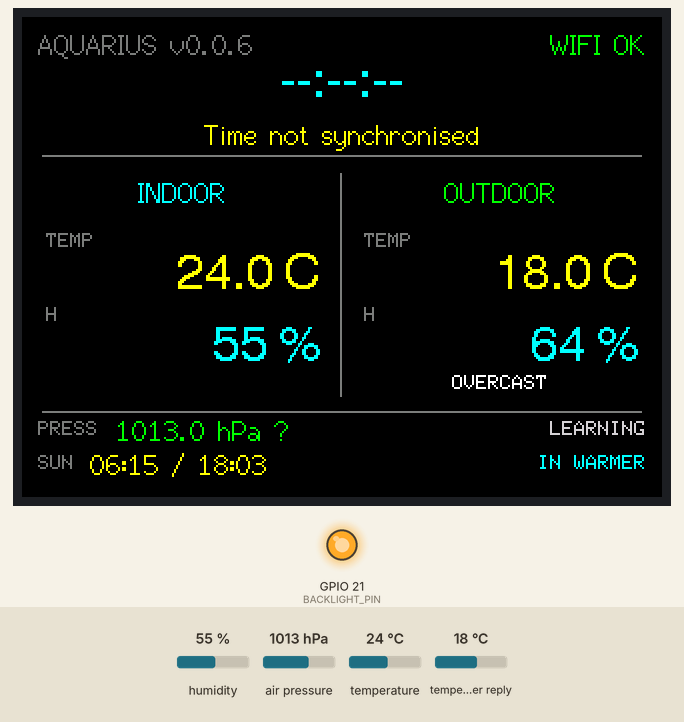
Recording of a sketch running on a simulated ESP32. Parts: 320×240 colour display, output pins drawn as LEDs (lit = HIGH). Wiring (inferred from the names in the program): BME280 sensor at I2C address 0x76. Inputs (shaded band) come from the test bench; at power-on: temperature 24 °C, humidity 55 %, air pressure 1013 hPa, temperature in the weather reply 18 °C. WiFi joins after 1.5 s; servers stay silent unless stated; the local clock reads 2024-03-15 10:24:30 at power-on unless the sketch sets it; web services answer with replies made up by the test bench; what the sketch prints to the serial monitor is not drawn.

Above: at 12.7 s.
12.8 s: temperature set to 12 °C
At 15.0 s:
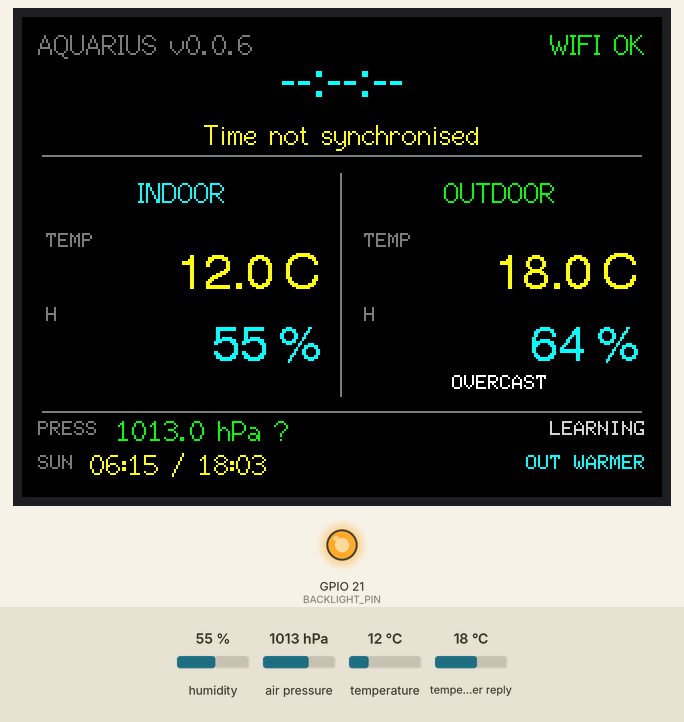
15.8 s: humidity set to 22 %
At 18.1 s:
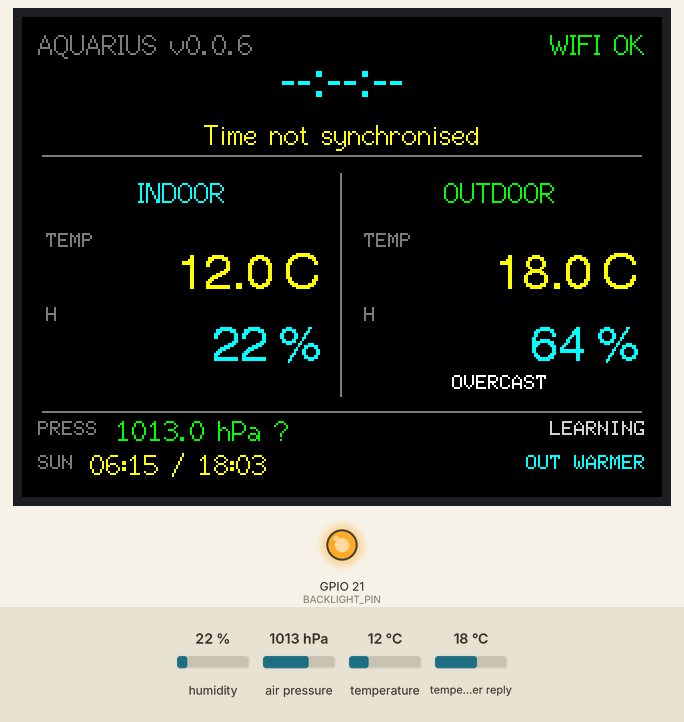
18.8 s: air pressure set to 952 hPa
At 19.9 s:
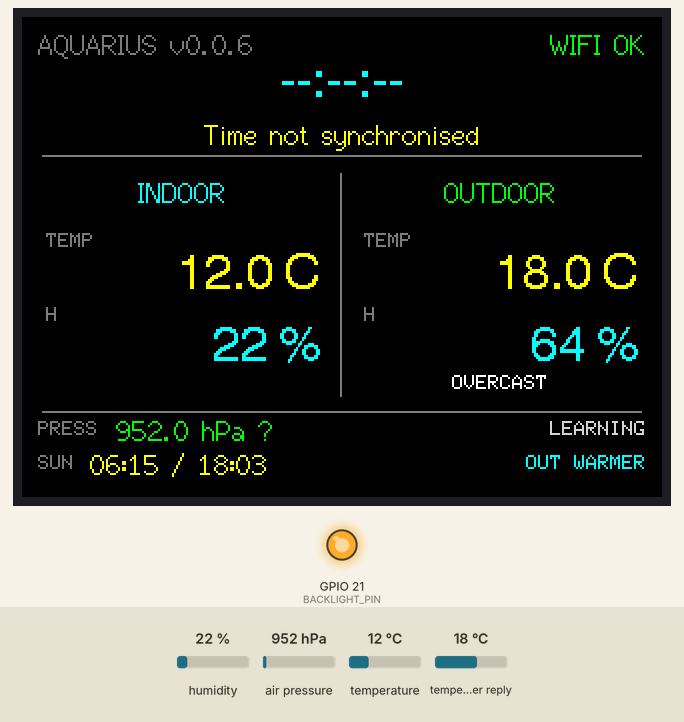
21.8 s: humidity set to 40 %
At 25.0 s:
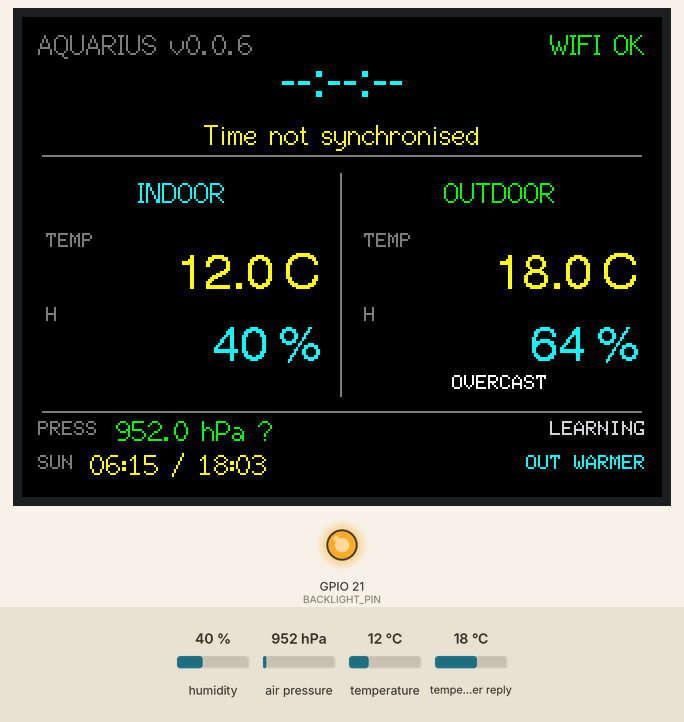
25.6 s: air pressure set to 975 hPa
Timing chart, 0 to 28.6 s (numbered marks = the images above; inputs shaded):
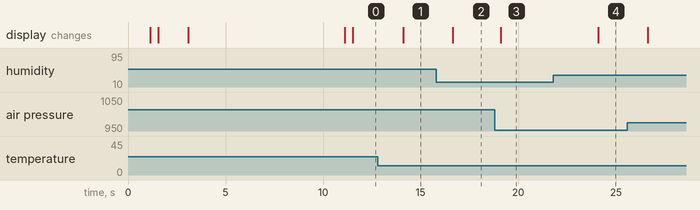

Measured:
- after the input at 12.8 s, the display: changes after 1.3 s (image 1)
- after the input at 15.8 s, the display: changes after 0.84 s (image 2)
- after the input at 18.8 s, the display: changes after 0.31 s (image 3)
- after the input at 21.8 s, the display: changes after 2.3 s (image 4)

The sketch:

Aquarius_v0.0.6.ino
```cpp
/*
 * Aquarius v0.0.6 — Open-Meteo outdoor weather
 *
 * Adds:
 *   - current outdoor temperature
 *   - current outdoor humidity
 *   - WMO weather condition
 *   - indoor/outdoor dashboard
 *
 * Open-Meteo location is configured in AquariusConfig.h.
 */

#include <Arduino.h>
#include <TFT_eSPI.h>

#include "AquariusConfig.h"
#include "IndoorSensor.h"
#include "TimeService.h"
#include "WeatherService.h"
#include "PressureTrend.h"

namespace {

constexpr uint8_t I2C_SDA_PIN = 22;
constexpr uint8_t I2C_SCL_PIN = 27;
constexpr uint8_t BACKLIGHT_PIN = 21;

TFT_eSPI tft;
IndoorSensor indoorSensor;
TimeService timeService;
WeatherService weatherService;
PressureTrend pressureTrend;

unsigned long lastSensorUpdateMs = 0;
unsigned long lastClockUpdateMs = 0;

void initialiseDisplay() {
  pinMode(BACKLIGHT_PIN, OUTPUT);
  digitalWrite(BACKLIGHT_PIN, HIGH);

  tft.init();
  tft.setRotation(1);
  tft.fillScreen(TFT_BLACK);
}

void drawBootLine(const String& text, int y, uint16_t colour) {
  tft.setTextDatum(MC_DATUM);
  tft.setTextColor(colour, TFT_BLACK);
  tft.fillRect(10, y - 10, 300, 22, TFT_BLACK);
  tft.drawString(text, 160, y, 2);
}

void drawBootScreen() {
  tft.fillScreen(TFT_BLACK);
  tft.setTextDatum(MC_DATUM);

  tft.setTextColor(TFT_CYAN, TFT_BLACK);
  tft.drawString("AQUARIUS", 160, 48, 4);

  tft.setTextColor(TFT_WHITE, TFT_BLACK);
  tft.drawString("Indoor + Outdoor Weather", 160, 83, 2);

  tft.setTextColor(TFT_DARKGREY, TFT_BLACK);
  tft.drawString("v0.0.5", 160, 108, 2);

  drawBootLine("Initialising sensors...", 148, TFT_LIGHTGREY);
}

void drawMainFrame() {
  tft.fillScreen(TFT_BLACK);

  tft.drawFastHLine(10, 69, 300, TFT_DARKGREY);
  tft.drawFastVLine(159, 78, 112, TFT_DARKGREY);
  tft.drawFastHLine(10, 197, 300, TFT_DARKGREY);

  tft.setTextDatum(MC_DATUM);

  tft.setTextColor(TFT_CYAN, TFT_BLACK);
  tft.drawString("INDOOR", 80, 88, 2);

  tft.setTextColor(TFT_GREEN, TFT_BLACK);
  tft.drawString("OUTDOOR", 239, 88, 2);

  tft.setTextDatum(TL_DATUM);
  tft.setTextColor(TFT_DARKGREY, TFT_BLACK);
  tft.drawString("TEMP", 12, 108, 1);
  tft.drawString("HUM", 12, 145, 1);

  tft.drawString("TEMP", 171, 108, 1);
  tft.drawString("HUM", 171, 145, 1);
}

void drawHeader() {
  const ClockReading& clock = timeService.reading();

  tft.fillRect(0, 0, 320, 67, TFT_BLACK);

  tft.setTextDatum(TL_DATUM);
  tft.setTextColor(TFT_DARKGREY, TFT_BLACK);
  tft.drawString("AQUARIUS v0.0.6", 8, 6, 2);

  tft.setTextDatum(TR_DATUM);
  tft.setTextColor(
      timeService.wifiConnected() ? TFT_GREEN : TFT_RED,
      TFT_BLACK);
  tft.drawString(
      timeService.wifiConnected() ? "WIFI OK" : "WIFI --",
      312,
      6,
      2);

  tft.setTextDatum(MC_DATUM);
  tft.setTextColor(TFT_CYAN, TFT_BLACK);
  tft.drawString(clock.timeText, 160, 34, 4);

  tft.setTextColor(
      clock.valid ? TFT_WHITE : TFT_YELLOW,
      TFT_BLACK);
  tft.drawString(clock.dateText, 160, 59, 2);
}

void drawIndoor() {
  const IndoorReading& r = indoorSensor.reading();

  tft.fillRect(18, 118, 133, 66, TFT_BLACK);
  tft.setTextDatum(TR_DATUM);

  tft.setTextColor(
      r.temperatureValid ? TFT_YELLOW : TFT_DARKGREY,
      TFT_BLACK);
  tft.drawString(
      r.temperatureValid
          ? String(r.temperatureC, 1) + " C"
          : "--.- C",
      149,
      117,
      4);

  tft.setTextColor(
      r.humidityValid ? TFT_CYAN : TFT_DARKGREY,
      TFT_BLACK);
  tft.drawString(
      r.humidityValid
          ? String(r.humidityPct, 0) + " %"
          : "-- %",
      149,
      153,
      4);
}

void drawOutdoor() {
  const OutdoorReading& r = weatherService.reading();

  tft.fillRect(177, 118, 133, 68, TFT_BLACK);
  tft.setTextDatum(TR_DATUM);

  tft.setTextColor(
      r.valid ? TFT_YELLOW : TFT_DARKGREY,
      TFT_BLACK);
  tft.drawString(
      r.valid
          ? String(r.temperatureC, 1) + " C"
          : "--.- C",
      308,
      117,
      4);

  tft.setTextColor(
      r.valid ? TFT_CYAN : TFT_DARKGREY,
      TFT_BLACK);
  tft.drawString(
      r.valid
          ? String(r.humidityPct, 0) + " %"
          : "-- %",
      308,
      153,
      4);

  tft.setTextDatum(MC_DATUM);
  tft.setTextColor(
      r.valid ? TFT_WHITE : TFT_DARKGREY,
      TFT_BLACK);
  tft.drawString(
      r.valid ? r.conditionText : "WAITING...",
      239,
      183,
      1);
}


const char* comparisonText(float indoor, float outdoor) {
  if (isnan(indoor) || isnan(outdoor)) return "";
  const float difference = indoor - outdoor;
  if (difference > 0.5F) return "IN WARMER";
  if (difference < -0.5F) return "OUT WARMER";
  return "TEMP SIMILAR";
}

void drawFooter() {
  const IndoorReading& indoor = indoorSensor.reading();
  const OutdoorReading& outdoor = weatherService.reading();

  tft.fillRect(0, 198, 320, 42, TFT_BLACK);

  tft.setTextDatum(TL_DATUM);
  tft.setTextColor(TFT_DARKGREY, TFT_BLACK);
  tft.drawString("PRESS", 8, 202, 1);

  tft.setTextColor(
      indoor.pressureValid ? TFT_GREEN : TFT_DARKGREY,
      TFT_BLACK);
  tft.drawString(
      indoor.pressureValid
          ? String(indoor.pressureHpa, 1) + " hPa " +
                pressureTrend.symbol()
          : "---- hPa",
      47, 199, 2);

  tft.setTextDatum(TR_DATUM);
  tft.setTextColor(TFT_LIGHTGREY, TFT_BLACK);
  tft.drawString(pressureTrend.label(), 312, 202, 1);

  tft.setTextDatum(TL_DATUM);
  tft.setTextColor(TFT_DARKGREY, TFT_BLACK);
  tft.drawString("SUN", 8, 219, 1);

  tft.setTextColor(TFT_YELLOW, TFT_BLACK);
  tft.drawString(
      String(outdoor.sunriseText) + " / " + outdoor.sunsetText,
      34, 216, 2);

  tft.setTextDatum(TR_DATUM);
  tft.setTextColor(TFT_CYAN, TFT_BLACK);
  tft.drawString(
      outdoor.valid && indoor.temperatureValid
          ? comparisonText(indoor.temperatureC, outdoor.temperatureC)
          : AQUARIUS_LOCATION_NAME,
      312, 219, 1);
}

void printStatus() {
  const IndoorReading& indoor = indoorSensor.reading();
  const OutdoorReading& outdoor = weatherService.reading();

  Serial.println("----------------------------------------");
  Serial.printf("Wi-Fi             : %s\n",
                timeService.wifiConnected() ? "connected" : "disconnected");
  Serial.printf("Indoor sensor     : %s\n",
                indoorSensor.barometricName());

  if (indoor.temperatureValid) {
    Serial.printf("Indoor temperature: %.2f C [%s]\n",
                  indoor.temperatureC,
                  indoor.temperatureSource);
  }

  if (indoor.humidityValid) {
    Serial.printf("Indoor humidity   : %.2f %%RH [%s]\n",
                  indoor.humidityPct,
                  indoor.humiditySource);
  } else {
    Serial.println("Indoor humidity   : unavailable");
  }

  if (indoor.pressureValid) {
    Serial.printf("Indoor pressure   : %.2f hPa [%s]\n",
                  indoor.pressureHpa,
                  indoor.pressureSource);
  }

  if (outdoor.valid) {
    Serial.printf("Outdoor temp      : %.2f C\n", outdoor.temperatureC);
    Serial.printf("Outdoor humidity  : %.0f %%RH\n", outdoor.humidityPct);
    Serial.printf("Outdoor condition : %s (WMO %d)\n",
                  outdoor.conditionText,
                  outdoor.weatherCode);
    Serial.printf("Outdoor wind      : %.1f km/h\n", outdoor.windSpeedKmh);
    Serial.printf("Sunrise / sunset  : %s / %s\n", outdoor.sunriseText, outdoor.sunsetText);
  } else {
    Serial.println("Outdoor weather   : unavailable");
  }

  if (indoor.pressureValid) {
    Serial.printf("Pressure trend    : %s (%+.2f hPa, %u samples)\n",
                  pressureTrend.label(), pressureTrend.changeHpa(),
                  pressureTrend.sampleCount());
  }
}

}  // namespace

void setup() {
  Serial.begin(115200);
  delay(800);

  Serial.println();
  Serial.println("========================================");
  Serial.println(" AQUARIUS v0.0.6");
  Serial.println(" Open-Meteo outdoor weather build");
  Serial.println("========================================");

  initialiseDisplay();
  drawBootScreen();

  indoorSensor.begin(Wire, I2C_SDA_PIN, I2C_SCL_PIN);

  drawBootLine(
      String("Sensor: ") + indoorSensor.barometricName(),
      148,
      indoorSensor.hasAnySensor() ? TFT_GREEN : TFT_RED);

  delay(400);
  drawBootLine("Connecting Wi-Fi...", 175, TFT_LIGHTGREY);
  timeService.begin();

  drawBootLine(
      timeService.wifiConnected()
          ? "Wi-Fi connected"
          : "Wi-Fi unavailable",
      175,
      timeService.wifiConnected() ? TFT_GREEN : TFT_RED);

  const unsigned long syncStart = millis();
  while (!timeService.timeValid() &&
         millis() - syncStart < 8000UL) {
    timeService.update();
    delay(250);
  }

  drawBootLine("Fetching outdoor weather...", 202, TFT_LIGHTGREY);
  weatherService.begin();

  if (indoorSensor.reading().pressureValid) {
    pressureTrend.begin(indoorSensor.reading().pressureHpa);
  }

  drawMainFrame();
  drawHeader();
  drawIndoor();
  drawOutdoor();
  drawFooter();
  printStatus();

  lastSensorUpdateMs = millis();
  lastClockUpdateMs = millis();
}

void loop() {
  const unsigned long now = millis();

  if (now - lastClockUpdateMs >= AQUARIUS_CLOCK_INTERVAL_MS) {
    lastClockUpdateMs = now;
    timeService.update();
    weatherService.update();
    drawHeader();
  }

  if (now - lastSensorUpdateMs >= AQUARIUS_SENSOR_INTERVAL_MS) {
    lastSensorUpdateMs = now;

    indoorSensor.update();
    if (indoorSensor.reading().pressureValid) {
      pressureTrend.update(indoorSensor.reading().pressureHpa);
    }
    drawIndoor();
    drawOutdoor();
    drawFooter();
    printStatus();
  }
}
```

IndoorSensor.cpp
```cpp
#include "IndoorSensor.h"

namespace {
constexpr uint8_t CHIP_ID_REGISTER = 0xD0;
}

IndoorSensor::IndoorSensor()
#if AQUARIUS_ENABLE_DHT
    : dht_(AQUARIUS_DHT_PIN, DHT22)
#endif
{
}

bool IndoorSensor::begin(TwoWire& wire, uint8_t sdaPin, uint8_t sclPin) {
  wire_ = &wire;
  wire_->begin(sdaPin, sclPin);
  wire_->setClock(100000);

  const bool baroFound = beginBarometric();

#if AQUARIUS_ENABLE_DHT
  dht_.begin();
  delay(2100);
  readDht();
#endif

  update();
  return baroFound || dhtResponding_;
}

bool IndoorSensor::update() {
  readBarometric();

#if AQUARIUS_ENABLE_DHT
  readDht();
#endif

  combineReadings();

  return reading_.temperatureValid ||
         reading_.humidityValid ||
         reading_.pressureValid;
}

const char* IndoorSensor::barometricName() const {
  switch (barometricType_) {
    case BarometricSensorType::BME280: return "BME280";
    case BarometricSensorType::BMP280: return "BMP280";
    default: return "NONE";
  }
}

bool IndoorSensor::hasAnySensor() const {
  return barometricType_ != BarometricSensorType::None || dhtResponding_;
}

bool IndoorSensor::dhtEnabled() const {
#if AQUARIUS_ENABLE_DHT
  return true;
#else
  return false;
#endif
}

bool IndoorSensor::beginBarometric() {
  return beginBarometricAt(0x76) || beginBarometricAt(0x77);
}

bool IndoorSensor::beginBarometricAt(uint8_t address) {
  if (!addressResponds(address)) {
    return false;
  }

  const uint8_t id = readRegister(address, CHIP_ID_REGISTER);
  Serial.printf("I2C device 0x%02X reports chip ID 0x%02X\n", address, id);

  if (id == 0x60 && bme_.begin(address, wire_)) {
    barometricType_ = BarometricSensorType::BME280;
    barometricAddress_ = address;
    return true;
  }

  if ((id == 0x56 || id == 0x57 || id == 0x58) && bmp_.begin(address)) {
    barometricType_ = BarometricSensorType::BMP280;
    barometricAddress_ = address;
    return true;
  }

  return false;
}

uint8_t IndoorSensor::readRegister(uint8_t address, uint8_t reg) {
  wire_->beginTransmission(address);
  wire_->write(reg);

  if (wire_->endTransmission(false) != 0) {
    return 0xFF;
  }

  if (wire_->requestFrom((int)address, 1, true) != 1) {
    return 0xFF;
  }

  return wire_->available() ? wire_->read() : 0xFF;
}

bool IndoorSensor::addressResponds(uint8_t address) {
  wire_->beginTransmission(address);
  return wire_->endTransmission() == 0;
}

void IndoorSensor::readBarometric() {
  baroTemperatureC_ = NAN;
  baroHumidityPct_ = NAN;
  baroPressureHpa_ = NAN;

  if (barometricType_ == BarometricSensorType::BME280) {
    baroTemperatureC_ = bme_.readTemperature();
    baroHumidityPct_ = bme_.readHumidity();
    baroPressureHpa_ = bme_.readPressure() / 100.0F;
  } else if (barometricType_ == BarometricSensorType::BMP280) {
    baroTemperatureC_ = bmp_.readTemperature();
    baroPressureHpa_ = bmp_.readPressure() / 100.0F;
  }
}

void IndoorSensor::readDht() {
#if AQUARIUS_ENABLE_DHT
  dhtTemperatureC_ = dht_.readTemperature();
  dhtHumidityPct_ = dht_.readHumidity();
  dhtResponding_ =
      !isnan(dhtTemperatureC_) &&
      !isnan(dhtHumidityPct_);
#else
  dhtTemperatureC_ = NAN;
  dhtHumidityPct_ = NAN;
  dhtResponding_ = false;
#endif
}

void IndoorSensor::combineReadings() {
  reading_ = IndoorReading();

  if (barometricType_ == BarometricSensorType::BME280) {
    if (!isnan(baroTemperatureC_)) {
      reading_.temperatureC = baroTemperatureC_;
      reading_.temperatureValid = true;
      reading_.temperatureSource = "BME280";
    }

    if (!isnan(baroHumidityPct_)) {
      reading_.humidityPct = baroHumidityPct_;
      reading_.humidityValid = true;
      reading_.humiditySource = "BME280";
    }

    if (!isnan(baroPressureHpa_)) {
      reading_.pressureHpa = baroPressureHpa_;
      reading_.pressureValid = true;
      reading_.pressureSource = "BME280";
    }

    return;
  }

  if (dhtResponding_) {
    reading_.temperatureC = dhtTemperatureC_;
    reading_.temperatureValid = true;
    reading_.temperatureSource = "DHT22";

    reading_.humidityPct = dhtHumidityPct_;
    reading_.humidityValid = true;
    reading_.humiditySource = "DHT22";
  } else if (!isnan(baroTemperatureC_)) {
    reading_.temperatureC = baroTemperatureC_;
    reading_.temperatureValid = true;
    reading_.temperatureSource = "BMP280";
  }

  if (!isnan(baroPressureHpa_)) {
    reading_.pressureHpa = baroPressureHpa_;
    reading_.pressureValid = true;
    reading_.pressureSource = "BMP280";
  }
}
```

IndoorSensor.h
```cpp
#pragma once

#include <Arduino.h>
#include <Wire.h>
#include <Adafruit_BME280.h>
#include <Adafruit_BMP280.h>
#include "AquariusConfig.h"

#if AQUARIUS_ENABLE_DHT
#include <DHT.h>
#endif

enum class BarometricSensorType : uint8_t { None, BME280, BMP280 };

struct IndoorReading {
  float temperatureC = NAN;
  float humidityPct = NAN;
  float pressureHpa = NAN;

  bool temperatureValid = false;
  bool humidityValid = false;
  bool pressureValid = false;

  const char* temperatureSource = "NONE";
  const char* humiditySource = "NONE";
  const char* pressureSource = "NONE";
};

class IndoorSensor {
 public:
  IndoorSensor();

  bool begin(TwoWire& wire, uint8_t sdaPin, uint8_t sclPin);
  bool update();

  const IndoorReading& reading() const { return reading_; }

  BarometricSensorType barometricType() const { return barometricType_; }
  const char* barometricName() const;
  uint8_t barometricAddress() const { return barometricAddress_; }

  bool hasAnySensor() const;
  bool dhtEnabled() const;
  bool dhtResponding() const { return dhtResponding_; }

 private:
  bool beginBarometric();
  bool beginBarometricAt(uint8_t address);
  uint8_t readRegister(uint8_t address, uint8_t reg);
  bool addressResponds(uint8_t address);

  void readBarometric();
  void readDht();
  void combineReadings();

  TwoWire* wire_ = nullptr;

  Adafruit_BME280 bme_;
  Adafruit_BMP280 bmp_;

#if AQUARIUS_ENABLE_DHT
  DHT dht_;
#endif

  BarometricSensorType barometricType_ = BarometricSensorType::None;
  uint8_t barometricAddress_ = 0;
  bool dhtResponding_ = false;

  float baroTemperatureC_ = NAN;
  float baroHumidityPct_ = NAN;
  float baroPressureHpa_ = NAN;

  float dhtTemperatureC_ = NAN;
  float dhtHumidityPct_ = NAN;

  IndoorReading reading_;
};
```

PressureTrend.cpp
```cpp
#include "PressureTrend.h"

void PressureTrend::begin(float pressureHpa) {
  if (!isnan(pressureHpa)) {
    addSample(pressureHpa);
  }
}

void PressureTrend::update(float pressureHpa) {
  if (isnan(pressureHpa)) return;

  const unsigned long now = millis();
  if (count_ == 0 ||
      now - lastSampleMs_ >= AQUARIUS_PRESSURE_SAMPLE_INTERVAL_MS) {
    addSample(pressureHpa);
  }
}

void PressureTrend::addSample(float pressureHpa) {
  samples_[nextIndex_] = pressureHpa;
  nextIndex_ = (nextIndex_ + 1) % AQUARIUS_PRESSURE_HISTORY_SIZE;
  if (count_ < AQUARIUS_PRESSURE_HISTORY_SIZE) count_++;
  lastSampleMs_ = millis();
}

float PressureTrend::changeHpa() const {
  if (count_ < 2) return 0.0F;

  const uint8_t oldestIndex =
      count_ < AQUARIUS_PRESSURE_HISTORY_SIZE ? 0 : nextIndex_;
  const uint8_t newestIndex =
      (nextIndex_ + AQUARIUS_PRESSURE_HISTORY_SIZE - 1) %
      AQUARIUS_PRESSURE_HISTORY_SIZE;

  return samples_[newestIndex] - samples_[oldestIndex];
}

PressureTrendDirection PressureTrend::direction() const {
  if (count_ < 3) return PressureTrendDirection::Learning;

  const float delta = changeHpa();
  if (delta > AQUARIUS_PRESSURE_TREND_THRESHOLD_HPA)
    return PressureTrendDirection::Rising;
  if (delta < -AQUARIUS_PRESSURE_TREND_THRESHOLD_HPA)
    return PressureTrendDirection::Falling;
  return PressureTrendDirection::Steady;
}

const char* PressureTrend::label() const {
  switch (direction()) {
    case PressureTrendDirection::Rising: return "RISING";
    case PressureTrendDirection::Falling: return "FALLING";
    case PressureTrendDirection::Steady: return "STEADY";
    default: return "LEARNING";
  }
}

const char* PressureTrend::symbol() const {
  switch (direction()) {
    case PressureTrendDirection::Rising: return "^";
    case PressureTrendDirection::Falling: return "v";
    case PressureTrendDirection::Steady: return "-";
    default: return "?";
  }
}
```

PressureTrend.h
```cpp
#pragma once
#include <Arduino.h>
#include "AquariusConfig.h"

enum class PressureTrendDirection : uint8_t {
  Learning,
  Falling,
  Steady,
  Rising
};

class PressureTrend {
 public:
  void begin(float pressureHpa);
  void update(float pressureHpa);

  PressureTrendDirection direction() const;
  float changeHpa() const;
  const char* label() const;
  const char* symbol() const;
  uint8_t sampleCount() const { return count_; }

 private:
  void addSample(float pressureHpa);

  float samples_[AQUARIUS_PRESSURE_HISTORY_SIZE] = {};
  uint8_t count_ = 0;
  uint8_t nextIndex_ = 0;
  unsigned long lastSampleMs_ = 0;
};
```

Secrets.example.h
```cpp
#pragma once

#define AQUARIUS_WIFI_SSID "YOUR_WIFI_NAME"
#define AQUARIUS_WIFI_PASSWORD "YOUR_WIFI_PASSWORD"
```

Source omitted: TimeService.cpp (2825 bytes), TimeService.h (705 bytes), WeatherService.cpp (4637 bytes), WeatherService.h (882 bytes), AquariusConfig.h (1444 bytes)
